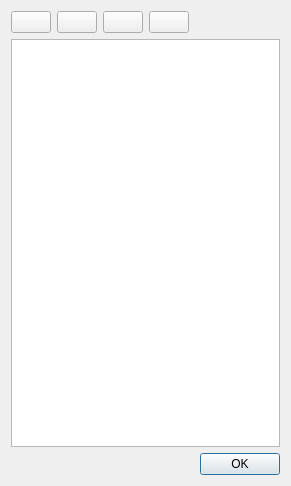
<?xml version="1.0" encoding="UTF-8"?>
<ui version="4.0">
 <class>tagsDialog</class>
 <widget class="QDialog" name="tagsDialog">
  <property name="windowModality">
   <enum>Qt::ApplicationModal</enum>
  </property>
  <property name="geometry">
   <rect>
    <x>0</x>
    <y>0</y>
    <width>291</width>
    <height>486</height>
   </rect>
  </property>
  <property name="windowTitle">
   <string>Manage Tags</string>
  </property>
  <property name="windowIcon">
   <iconset resource="DeClutter.qrc">
    <normaloff>:/images/DeClutter.ico</normaloff>:/images/DeClutter.ico</iconset>
  </property>
  <layout class="QGridLayout" name="gridLayout">
   <item row="1" column="0">
    <widget class="QDialogButtonBox" name="buttonBox">
     <property name="orientation">
      <enum>Qt::Horizontal</enum>
     </property>
     <property name="standardButtons">
      <set>QDialogButtonBox::Ok</set>
     </property>
     <property name="centerButtons">
      <bool>false</bool>
     </property>
    </widget>
   </item>
   <item row="0" column="0">
    <layout class="QVBoxLayout" name="verticalLayout">
     <item>
      <layout class="QHBoxLayout" name="horizontalLayout">
       <item>
        <widget class="QPushButton" name="addButton">
         <property name="toolTip">
          <string>Add Tag</string>
         </property>
         <property name="text">
          <string/>
         </property>
         <property name="icon">
          <iconset resource="DeClutter.qrc">
           <normaloff>:/images/icons/tag.svg</normaloff>:/images/icons/tag.svg</iconset>
         </property>
        </widget>
       </item>
       <item>
        <widget class="QPushButton" name="addGroupButton">
         <property name="toolTip">
          <string>Add Group</string>
         </property>
         <property name="text">
          <string/>
         </property>
         <property name="icon">
          <iconset resource="DeClutter.qrc">
           <normaloff>:/images/icons/folder.svg</normaloff>:/images/icons/folder.svg</iconset>
         </property>
        </widget>
       </item>
       <item>
        <widget class="QPushButton" name="removeButton">
         <property name="toolTip">
          <string>Delete</string>
         </property>
         <property name="text">
          <string/>
         </property>
         <property name="icon">
          <iconset resource="DeClutter.qrc">
           <normaloff>:/images/icons/trash.svg</normaloff>:/images/icons/trash.svg</iconset>
         </property>
        </widget>
       </item>
       <item>
        <widget class="QPushButton" name="colorButton">
         <property name="toolTip">
          <string>Select Color</string>
         </property>
         <property name="text">
          <string/>
         </property>
         <property name="icon">
          <iconset resource="DeClutter.qrc">
           <normaloff>:/images/icons/brush.svg</normaloff>:/images/icons/brush.svg</iconset>
         </property>
        </widget>
       </item>
       <item>
        <spacer name="horizontalSpacer">
         <property name="orientation">
          <enum>Qt::Horizontal</enum>
         </property>
         <property name="sizeHint" stdset="0">
          <size>
           <width>40</width>
           <height>20</height>
          </size>
         </property>
        </spacer>
       </item>
      </layout>
     </item>
     <item>
      <widget class="TreeView" name="treeView"/>
     </item>
    </layout>
   </item>
  </layout>
 </widget>
 <customwidgets>
  <customwidget>
   <class>TreeView</class>
   <extends>QTreeView</extends>
   <header>tag_groups</header>
  </customwidget>
 </customwidgets>
 <resources>
  <include location="DeClutter.qrc"/>
 </resources>
 <connections>
  <connection>
   <sender>buttonBox</sender>
   <signal>rejected()</signal>
   <receiver>tagsDialog</receiver>
   <slot>reject()</slot>
   <hints>
    <hint type="sourcelabel">
     <x>316</x>
     <y>260</y>
    </hint>
    <hint type="destinationlabel">
     <x>286</x>
     <y>274</y>
    </hint>
   </hints>
  </connection>
  <connection>
   <sender>buttonBox</sender>
   <signal>accepted()</signal>
   <receiver>tagsDialog</receiver>
   <slot>accept()</slot>
   <hints>
    <hint type="sourcelabel">
     <x>248</x>
     <y>254</y>
    </hint>
    <hint type="destinationlabel">
     <x>157</x>
     <y>274</y>
    </hint>
   </hints>
  </connection>
 </connections>
</ui>
